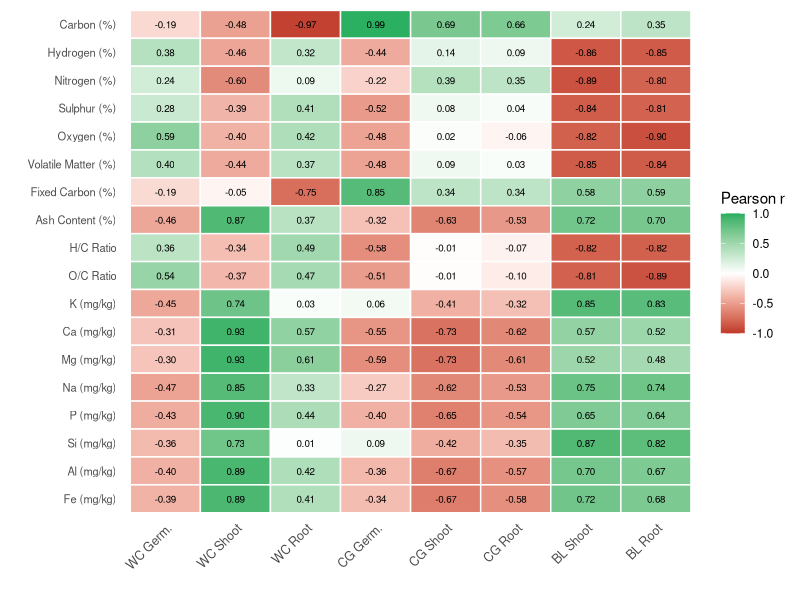

Source code (R):
##Pearson Heatmap

library(ggplot2)
library(reshape2)
install.packages("reshape2")
library(reshape2)
#All biochar properties (from Tables 2, Appendix I, Appendix J)
biochar_props <- data.frame(
  Biochar = c("450N", "600N", "700N", "450A", "600A", "700A"),
#Elemental analysis (Table 2)
  C  = c(66.0, 72.0, 74.0, 60.0, 66.0, 65.0),
  H  = c(3.60, 2.70, 1.70, 3.30, 2.50, 1.60),
  N  = c(1.00, 0.90, 0.60, 0.90, 0.80, 0.50),
  S  = c(0.15, 0.12, 0.08, 0.15, 0.12, 0.08),
  O  = c(14.25, 6.28, 1.62, 12.65, 2.58, 1.74),
#Proximate analysis (Appendix I)
  VM  = c(35.0, 22.0, 10.0, 32.0, 20.0, 9.0),
  FC  = c(50.0, 60.0, 68.0, 45.0, 52.0, 60.0),
  Ash = c(15.0, 18.0, 22.0, 23.0, 28.0, 31.0),
#Molar ratios 
  HC_ratio = c(0.65, 0.45, 0.27, 0.66, 0.45, 0.29),
  OC_ratio = c(0.16, 0.07, 0.02, 0.16, 0.03, 0.02),
#ICP-OES (Appendix J) — ALL elements
  K  = c(25, 30, 35, 30, 35, 40),
  Ca = c(8, 10, 14, 25, 32, 40),
  Mg = c(3.0, 3.5, 4.2, 8.0, 10.0, 12.0),
  Na = c(1.0, 1.2, 1.5, 1.5, 1.8, 2.0),
  P  = c(4.0, 5.0, 6.0, 7.0, 9.0, 10.0),
  Si = c(20.0, 25.0, 32.0, 25.0, 30.0, 38.0),
  Al = c(1.0, 1.3, 1.8, 2.0, 2.5, 3.0),
  Fe = c(0.80, 1.00, 1.40, 1.50, 1.80, 2.20)
)

#Biological responses from Table 3 using means
bio_response <- data.frame(
  Biochar = c("450N", "600N", "700N", "450A", "600A", "700A"),
  WC_Germ  = c(86.7, 70.0, 66.7, 70.0, 60.0, 76.7),
  WC_Shoot = c(11.32, 11.91, 11.27, 13.42, 13.92, 17.45),
  WC_Root  = c(4.52, 3.91, 3.54, 5.98, 4.55, 5.22),
  CG_Germ  = c(46.7, 56.7, 63.3, 36.7, 46.7, 43.3),
  CG_Shoot = c(29.53, 48.09, 33.11, 25.25, 27.12, 20.19),
  CG_Root  = c(24.83, 42.41, 25.85, 19.29, 24.50, 18.87),
  BL_Shoot = c(60.97, 58.10, 79.01, 60.69, 74.09, 78.02),
  BL_Root  = c(57.87, 63.33, 101.37, 61.15, 98.91, 91.81)
)

#Merge and compute correlations 
merged <- merge(biochar_props, bio_response, by = "Biochar")

props <- c("C", "H", "N", "S", "O", "VM", "FC", "Ash",
           "HC_ratio", "OC_ratio",
           "K", "Ca", "Mg", "Na", "P", "Si", "Al", "Fe")

responses <- c("WC_Germ", "WC_Shoot", "WC_Root",
               "CG_Germ", "CG_Shoot", "CG_Root",
               "BL_Shoot", "BL_Root")

cor_matrix <- cor(merged[, props], merged[, responses], method = "pearson")

#Melt and label
cor_melted <- melt(cor_matrix)
names(cor_melted) <- c("Property", "Response", "r")

#Clean labels
prop_labels <- c(
  "C" = "Carbon (%)", "H" = "Hydrogen (%)", "N" = "Nitrogen (%)",
  "S" = "Sulphur (%)", "O" = "Oxygen (%)",
  "VM" = "Volatile Matter (%)", "FC" = "Fixed Carbon (%)", 
  "Ash" = "Ash Content (%)",
  "HC_ratio" = "H/C Ratio", "OC_ratio" = "O/C Ratio",
  "K" = "K (mg/kg)", "Ca" = "Ca (mg/kg)", "Mg" = "Mg (mg/kg)",
  "Na" = "Na (mg/kg)", "P" = "P (mg/kg)", "Si" = "Si (mg/kg)",
  "Al" = "Al (mg/kg)", "Fe" = "Fe (mg/kg)"
)

resp_labels <- c(
  "WC_Germ" = "WC Germ.", "WC_Shoot" = "WC Shoot", "WC_Root" = "WC Root",
  "CG_Germ" = "CG Germ.", "CG_Shoot" = "CG Shoot", "CG_Root" = "CG Root",
  "BL_Shoot" = "BL Shoot", "BL_Root" = "BL Root"
)

cor_melted$Property <- prop_labels[as.character(cor_melted$Property)]
cor_melted$Response <- resp_labels[as.character(cor_melted$Response)]

#group by analysis type
cor_melted$Property <- factor(cor_melted$Property,
                              levels = rev(c(
                                # Elemental
                                "Carbon (%)", "Hydrogen (%)", "Nitrogen (%)", "Sulphur (%)", "Oxygen (%)",
                                # Proximate
                                "Volatile Matter (%)", "Fixed Carbon (%)", "Ash Content (%)",
                                # Molar ratios
                                "H/C Ratio", "O/C Ratio",
                                # ICP-OES
                                "K (mg/kg)", "Ca (mg/kg)", "Mg (mg/kg)", "Na (mg/kg)",
                                "P (mg/kg)", "Si (mg/kg)", "Al (mg/kg)", "Fe (mg/kg)"
                              )))

cor_melted$Response <- factor(cor_melted$Response,
                              levels = c("WC Germ.", "WC Shoot", "WC Root",
                                         "CG Germ.", "CG Shoot", "CG Root",
                                         "BL Shoot", "BL Root"))

# Plot 
ggplot(cor_melted, aes(x = Response, y = Property, fill = r)) +
  geom_tile(colour = "white", linewidth = 0.5) +
  geom_text(aes(label = sprintf("%.2f", r)), size = 2.5) +
  scale_fill_gradient2(
    low = "#C0392B", mid = "white", high = "#27AE60",
    midpoint = 0, limits = c(-1, 1),
    name = "Pearson r"
  ) +
  labs(x = "", y = "") +
  theme_minimal() +
  theme(
    axis.text.x = element_text(angle = 45, hjust = 1, size = 9),
    axis.text.y = element_text(size = 8),
    panel.grid = element_blank(),
    legend.position = "right"
  )
 
